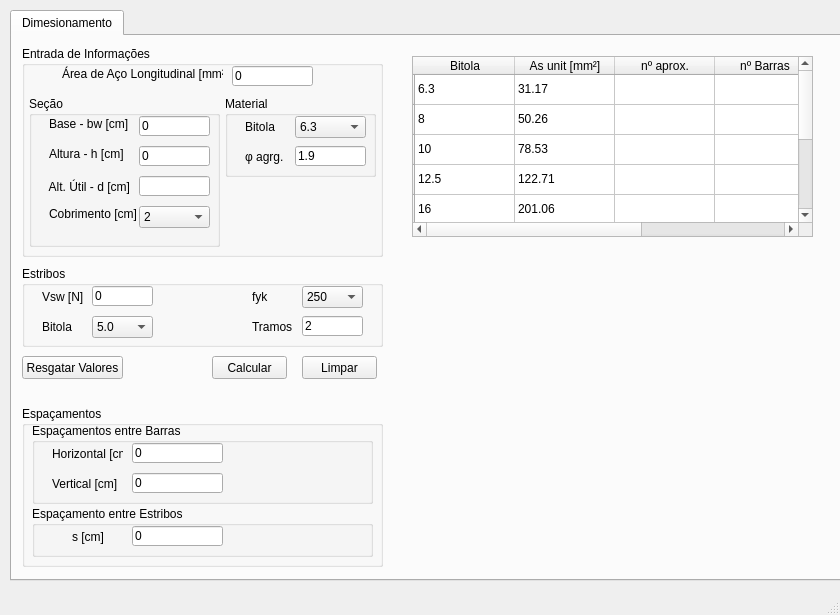
<?xml version="1.0" encoding="UTF-8"?>
<ui version="4.0">
 <class>MainWindow</class>
 <widget class="QMainWindow" name="MainWindow">
  <property name="geometry">
   <rect>
    <x>0</x>
    <y>0</y>
    <width>840</width>
    <height>615</height>
   </rect>
  </property>
  <property name="windowTitle">
   <string>MainWindow</string>
  </property>
  <widget class="QWidget" name="centralwidget">
   <widget class="QTabWidget" name="tabWidget">
    <property name="geometry">
     <rect>
      <x>10</x>
      <y>10</y>
      <width>831</width>
      <height>571</height>
     </rect>
    </property>
    <property name="currentIndex">
     <number>0</number>
    </property>
    <widget class="QWidget" name="tab_2">
     <attribute name="title">
      <string>Dimesionamento</string>
     </attribute>
     <widget class="PlotWidget" name="widget" native="true">
      <property name="geometry">
       <rect>
        <x>400</x>
        <y>220</y>
        <width>401</width>
        <height>131</height>
       </rect>
      </property>
     </widget>
     <widget class="QTableWidget" name="tableWidget">
      <property name="geometry">
       <rect>
        <x>400</x>
        <y>20</y>
        <width>401</width>
        <height>181</height>
       </rect>
      </property>
      <row>
       <property name="text">
        <string/>
       </property>
      </row>
      <row>
       <property name="text">
        <string/>
       </property>
      </row>
      <row>
       <property name="text">
        <string/>
       </property>
      </row>
      <row>
       <property name="text">
        <string/>
       </property>
      </row>
      <row>
       <property name="text">
        <string/>
       </property>
      </row>
      <row>
       <property name="text">
        <string/>
       </property>
      </row>
      <row>
       <property name="text">
        <string/>
       </property>
      </row>
      <row>
       <property name="text">
        <string/>
       </property>
      </row>
      <column>
       <property name="text">
        <string>Bitola</string>
       </property>
      </column>
      <column>
       <property name="text">
        <string>As unit [mm²]</string>
       </property>
      </column>
      <column>
       <property name="text">
        <string>nº aprox.</string>
       </property>
      </column>
      <column>
       <property name="text">
        <string>nº Barras</string>
       </property>
      </column>
      <column>
       <property name="text">
        <string>s [cm]</string>
       </property>
      </column>
      <item row="0" column="0">
       <property name="text">
        <string>6.3</string>
       </property>
      </item>
      <item row="0" column="1">
       <property name="text">
        <string>31.17</string>
       </property>
      </item>
      <item row="1" column="0">
       <property name="text">
        <string>8</string>
       </property>
      </item>
      <item row="1" column="1">
       <property name="text">
        <string>50.26</string>
       </property>
      </item>
      <item row="1" column="2">
       <property name="text">
        <string/>
       </property>
      </item>
      <item row="2" column="0">
       <property name="text">
        <string>10</string>
       </property>
      </item>
      <item row="2" column="1">
       <property name="text">
        <string>78.53</string>
       </property>
      </item>
      <item row="3" column="0">
       <property name="text">
        <string>12.5</string>
       </property>
      </item>
      <item row="3" column="1">
       <property name="text">
        <string>122.71</string>
       </property>
      </item>
      <item row="4" column="0">
       <property name="text">
        <string>16</string>
       </property>
      </item>
      <item row="4" column="1">
       <property name="text">
        <string>201.06</string>
       </property>
      </item>
      <item row="5" column="0">
       <property name="text">
        <string>25</string>
       </property>
      </item>
      <item row="5" column="1">
       <property name="text">
        <string>490.87</string>
       </property>
      </item>
      <item row="6" column="0">
       <property name="text">
        <string>32</string>
       </property>
      </item>
      <item row="6" column="1">
       <property name="text">
        <string>804.24</string>
       </property>
      </item>
      <item row="7" column="0">
       <property name="text">
        <string>40</string>
       </property>
      </item>
      <item row="7" column="1">
       <property name="text">
        <string>1256.63</string>
       </property>
      </item>
     </widget>
     <widget class="QPushButton" name="pushButton_2">
      <property name="geometry">
       <rect>
        <x>290</x>
        <y>320</y>
        <width>75</width>
        <height>23</height>
       </rect>
      </property>
      <property name="text">
       <string>Limpar</string>
      </property>
     </widget>
     <widget class="QPushButton" name="pushButton">
      <property name="geometry">
       <rect>
        <x>200</x>
        <y>320</y>
        <width>75</width>
        <height>23</height>
       </rect>
      </property>
      <property name="text">
       <string>Calcular</string>
      </property>
     </widget>
     <widget class="QGroupBox" name="groupBox_5">
      <property name="geometry">
       <rect>
        <x>10</x>
        <y>370</y>
        <width>361</width>
        <height>161</height>
       </rect>
      </property>
      <property name="title">
       <string>Espaçamentos</string>
      </property>
      <widget class="QGroupBox" name="groupBox_4">
       <property name="geometry">
        <rect>
         <x>10</x>
         <y>17</y>
         <width>341</width>
         <height>81</height>
        </rect>
       </property>
       <property name="title">
        <string>Espaçamentos entre Barras</string>
       </property>
       <widget class="QLabel" name="label_10">
        <property name="geometry">
         <rect>
          <x>20</x>
          <y>20</y>
          <width>71</width>
          <height>21</height>
         </rect>
        </property>
        <property name="text">
         <string>Horizontal [cm]</string>
        </property>
       </widget>
       <widget class="QLineEdit" name="lineEdit_7">
        <property name="geometry">
         <rect>
          <x>100</x>
          <y>20</y>
          <width>91</width>
          <height>20</height>
         </rect>
        </property>
        <property name="text">
         <string>0</string>
        </property>
       </widget>
       <widget class="QLineEdit" name="lineEdit_8">
        <property name="geometry">
         <rect>
          <x>100</x>
          <y>50</y>
          <width>91</width>
          <height>20</height>
         </rect>
        </property>
        <property name="text">
         <string>0</string>
        </property>
       </widget>
       <widget class="QLabel" name="label_11">
        <property name="geometry">
         <rect>
          <x>20</x>
          <y>50</y>
          <width>71</width>
          <height>21</height>
         </rect>
        </property>
        <property name="text">
         <string>Vertical [cm]</string>
        </property>
       </widget>
      </widget>
      <widget class="QGroupBox" name="groupBox_2">
       <property name="geometry">
        <rect>
         <x>10</x>
         <y>100</y>
         <width>341</width>
         <height>51</height>
        </rect>
       </property>
       <property name="title">
        <string>Espaçamento entre Estribos</string>
       </property>
       <widget class="QLabel" name="label_2">
        <property name="geometry">
         <rect>
          <x>40</x>
          <y>20</y>
          <width>71</width>
          <height>21</height>
         </rect>
        </property>
        <property name="text">
         <string>s [cm]</string>
        </property>
       </widget>
       <widget class="QLineEdit" name="lineEdit">
        <property name="geometry">
         <rect>
          <x>100</x>
          <y>20</y>
          <width>91</width>
          <height>20</height>
         </rect>
        </property>
        <property name="text">
         <string>0</string>
        </property>
       </widget>
      </widget>
     </widget>
     <widget class="QGroupBox" name="groupBox_6">
      <property name="geometry">
       <rect>
        <x>10</x>
        <y>10</y>
        <width>361</width>
        <height>211</height>
       </rect>
      </property>
      <property name="title">
       <string>Entrada de Informações</string>
      </property>
      <widget class="QGroupBox" name="groupBox_7">
       <property name="geometry">
        <rect>
         <x>7</x>
         <y>50</y>
         <width>191</width>
         <height>151</height>
        </rect>
       </property>
       <property name="title">
        <string>Seção </string>
       </property>
       <widget class="QLabel" name="label_13">
        <property name="geometry">
         <rect>
          <x>20</x>
          <y>20</y>
          <width>91</width>
          <height>16</height>
         </rect>
        </property>
        <property name="text">
         <string>Base - bw [cm]</string>
        </property>
       </widget>
       <widget class="QLineEdit" name="lineEdit_9">
        <property name="geometry">
         <rect>
          <x>110</x>
          <y>50</y>
          <width>71</width>
          <height>20</height>
         </rect>
        </property>
        <property name="text">
         <string>0</string>
        </property>
       </widget>
       <widget class="QLabel" name="label_14">
        <property name="geometry">
         <rect>
          <x>20</x>
          <y>110</y>
          <width>91</width>
          <height>16</height>
         </rect>
        </property>
        <property name="text">
         <string>Cobrimento [cm]</string>
        </property>
       </widget>
       <widget class="QComboBox" name="comboBox_3">
        <property name="geometry">
         <rect>
          <x>110</x>
          <y>110</y>
          <width>71</width>
          <height>22</height>
         </rect>
        </property>
        <item>
         <property name="text">
          <string>2</string>
         </property>
        </item>
        <item>
         <property name="text">
          <string>3</string>
         </property>
        </item>
        <item>
         <property name="text">
          <string>4</string>
         </property>
        </item>
        <item>
         <property name="text">
          <string>5</string>
         </property>
        </item>
       </widget>
       <widget class="QLabel" name="label_15">
        <property name="geometry">
         <rect>
          <x>20</x>
          <y>50</y>
          <width>91</width>
          <height>16</height>
         </rect>
        </property>
        <property name="text">
         <string>Altura - h [cm]</string>
        </property>
       </widget>
       <widget class="QLineEdit" name="lineEdit_10">
        <property name="geometry">
         <rect>
          <x>110</x>
          <y>20</y>
          <width>71</width>
          <height>20</height>
         </rect>
        </property>
        <property name="text">
         <string>0</string>
        </property>
       </widget>
       <widget class="QLabel" name="label_19">
        <property name="geometry">
         <rect>
          <x>17</x>
          <y>80</y>
          <width>90</width>
          <height>21</height>
         </rect>
        </property>
        <property name="text">
         <string> Alt. Útil - d [cm]</string>
        </property>
       </widget>
       <widget class="QLineEdit" name="lineEdit_13">
        <property name="geometry">
         <rect>
          <x>110</x>
          <y>80</y>
          <width>71</width>
          <height>20</height>
         </rect>
        </property>
        <property name="text">
         <string/>
        </property>
       </widget>
      </widget>
      <widget class="QLineEdit" name="lineEdit_11">
       <property name="geometry">
        <rect>
         <x>210</x>
         <y>20</y>
         <width>81</width>
         <height>20</height>
        </rect>
       </property>
       <property name="text">
        <string>0</string>
       </property>
      </widget>
      <widget class="QLabel" name="label_16">
       <property name="geometry">
        <rect>
         <x>40</x>
         <y>20</y>
         <width>161</width>
         <height>16</height>
        </rect>
       </property>
       <property name="text">
        <string>Área de Aço Longitudinal [mm²]</string>
       </property>
      </widget>
      <widget class="QGroupBox" name="groupBox_8">
       <property name="geometry">
        <rect>
         <x>203</x>
         <y>50</y>
         <width>151</width>
         <height>81</height>
        </rect>
       </property>
       <property name="title">
        <string>Material</string>
       </property>
       <widget class="QLabel" name="label_17">
        <property name="geometry">
         <rect>
          <x>20</x>
          <y>20</y>
          <width>47</width>
          <height>21</height>
         </rect>
        </property>
        <property name="text">
         <string>Bitola</string>
        </property>
       </widget>
       <widget class="QComboBox" name="comboBox_4">
        <property name="geometry">
         <rect>
          <x>70</x>
          <y>20</y>
          <width>71</width>
          <height>22</height>
         </rect>
        </property>
        <item>
         <property name="text">
          <string>6.3</string>
         </property>
        </item>
        <item>
         <property name="text">
          <string>8</string>
         </property>
        </item>
        <item>
         <property name="text">
          <string>10</string>
         </property>
        </item>
        <item>
         <property name="text">
          <string>12.5</string>
         </property>
        </item>
        <item>
         <property name="text">
          <string>16</string>
         </property>
        </item>
        <item>
         <property name="text">
          <string>25</string>
         </property>
        </item>
        <item>
         <property name="text">
          <string>32</string>
         </property>
        </item>
        <item>
         <property name="text">
          <string>40</string>
         </property>
        </item>
       </widget>
       <widget class="QLabel" name="label_18">
        <property name="geometry">
         <rect>
          <x>20</x>
          <y>50</y>
          <width>47</width>
          <height>21</height>
         </rect>
        </property>
        <property name="text">
         <string>φ agrg.</string>
        </property>
       </widget>
       <widget class="QLineEdit" name="lineEdit_12">
        <property name="geometry">
         <rect>
          <x>70</x>
          <y>50</y>
          <width>71</width>
          <height>20</height>
         </rect>
        </property>
        <property name="text">
         <string>1.9</string>
        </property>
       </widget>
      </widget>
     </widget>
     <widget class="QPushButton" name="pushButton_3">
      <property name="geometry">
       <rect>
        <x>10</x>
        <y>320</y>
        <width>101</width>
        <height>23</height>
       </rect>
      </property>
      <property name="text">
       <string>Resgatar Valores</string>
      </property>
     </widget>
     <widget class="QGroupBox" name="groupBox">
      <property name="geometry">
       <rect>
        <x>10</x>
        <y>230</y>
        <width>361</width>
        <height>81</height>
       </rect>
      </property>
      <property name="title">
       <string>Estribos</string>
      </property>
      <widget class="QLineEdit" name="lineEdit_14">
       <property name="geometry">
        <rect>
         <x>70</x>
         <y>20</y>
         <width>61</width>
         <height>20</height>
        </rect>
       </property>
       <property name="text">
        <string>0</string>
       </property>
      </widget>
      <widget class="QLabel" name="label">
       <property name="geometry">
        <rect>
         <x>20</x>
         <y>50</y>
         <width>61</width>
         <height>21</height>
        </rect>
       </property>
       <property name="text">
        <string>Bitola</string>
       </property>
      </widget>
      <widget class="QComboBox" name="comboBox">
       <property name="geometry">
        <rect>
         <x>70</x>
         <y>50</y>
         <width>61</width>
         <height>22</height>
        </rect>
       </property>
       <item>
        <property name="text">
         <string>5.0</string>
        </property>
       </item>
       <item>
        <property name="text">
         <string>6.3</string>
        </property>
       </item>
       <item>
        <property name="text">
         <string>8.0</string>
        </property>
       </item>
       <item>
        <property name="text">
         <string>10.0</string>
        </property>
       </item>
       <item>
        <property name="text">
         <string>12.5</string>
        </property>
       </item>
       <item>
        <property name="text">
         <string>16</string>
        </property>
       </item>
       <item>
        <property name="text">
         <string>20</string>
        </property>
       </item>
      </widget>
      <widget class="QLabel" name="label_20">
       <property name="geometry">
        <rect>
         <x>20</x>
         <y>20</y>
         <width>51</width>
         <height>21</height>
        </rect>
       </property>
       <property name="text">
        <string>Vsw [N]</string>
       </property>
      </widget>
      <widget class="QLineEdit" name="lineEdit_15">
       <property name="geometry">
        <rect>
         <x>280</x>
         <y>50</y>
         <width>61</width>
         <height>20</height>
        </rect>
       </property>
       <property name="text">
        <string>2</string>
       </property>
      </widget>
      <widget class="QLabel" name="label_21">
       <property name="geometry">
        <rect>
         <x>230</x>
         <y>50</y>
         <width>51</width>
         <height>21</height>
        </rect>
       </property>
       <property name="text">
        <string>Tramos</string>
       </property>
      </widget>
      <widget class="QLabel" name="label_3">
       <property name="geometry">
        <rect>
         <x>230</x>
         <y>20</y>
         <width>61</width>
         <height>21</height>
        </rect>
       </property>
       <property name="text">
        <string>fyk</string>
       </property>
      </widget>
      <widget class="QComboBox" name="comboBox_2">
       <property name="geometry">
        <rect>
         <x>280</x>
         <y>20</y>
         <width>61</width>
         <height>22</height>
        </rect>
       </property>
       <item>
        <property name="text">
         <string>250</string>
        </property>
       </item>
       <item>
        <property name="text">
         <string>500</string>
        </property>
       </item>
       <item>
        <property name="text">
         <string>600</string>
        </property>
       </item>
      </widget>
     </widget>
    </widget>
   </widget>
  </widget>
  <widget class="QMenuBar" name="menubar">
   <property name="geometry">
    <rect>
     <x>0</x>
     <y>0</y>
     <width>840</width>
     <height>21</height>
    </rect>
   </property>
  </widget>
  <widget class="QStatusBar" name="statusbar"/>
 </widget>
 <customwidgets>
  <customwidget>
   <class>PlotWidget</class>
   <extends>QWidget</extends>
   <header>pyqtgraph</header>
   <container>1</container>
  </customwidget>
 </customwidgets>
 <resources/>
 <connections/>
</ui>
